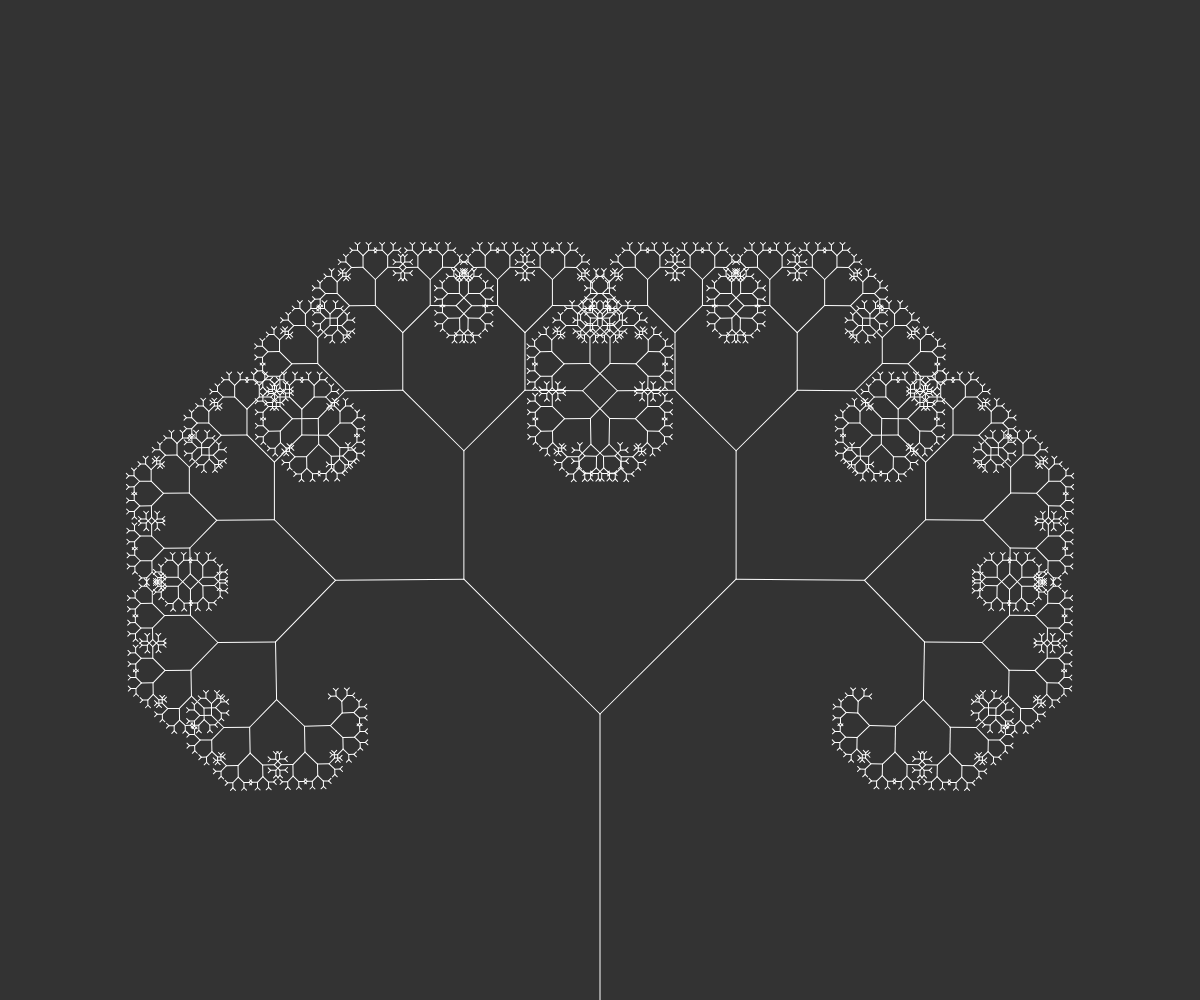
Frame 1 (no input)
Frame 60 (no input): identical to frame 1, image omitted
Frame 120 (the mouse pressed at the canvas centre since frame 60): identical to frame 1, image omitted

The p5.js sketch that drew this single still picture (run headless with seeded random() and noise() and a simulated clock; from frame 60 on, the mouse is pressed at the canvas centre):

// p5.js sketch
// ── sketch.js
var angle = 0;
var slider;
var decrease = 0.67;
var length = 500;

function setup() {
	createCanvas(windowWidth, windowHeight);
	slider = createSlider(0, TWO_PI, PI/4, 0.01);
	sec_slider = createSlider(0.1, 1, 0.67, 0.01);
	third_slider = createSlider(100, 800, height/3.5, 1);
}

function draw() {
	background(51);
	angle = slider.value();
	decrease = sec_slider.value();
	stroke(255);
	translate(width/2, height);
	branch(third_slider.value()); //initial length of first line -> decreases with each recursive step ()
}

function branch (len) {
	line(0, 0, 0, -len);
	translate(0, -len);
	if (len > 4) {
		push();  //push and pop to receive the last point from where we should continue with drawing the tree
		rotate(angle);
		branch(len * decrease);
		pop();
		push();
		rotate(-angle);
		branch(len * decrease);
		pop();
	}

}
